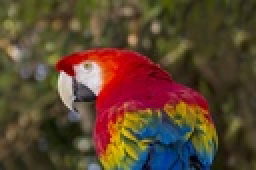
%> input picture projects/image3.jpg, 128 x 85 px, shrunk from 2331 x 1554 before the run (shown 2 times larger)
$ octave part3Deneme.m   (GNU Octave 9; MATLAB toolbox functions it lacks are replaced by stand-ins)
%> lines starting %> are read from the running program, lines starting %| are printed output that depends on the picture
### projects/medianFilter.m
function [medianFilteredImage] = medianFilter(I,M)
N = (sqrt(M)-1)/2;
[i,j]=size(I);
for n = 1 : i
    for m = 1 : j
        arrayLength = 1;
        for a = (n-N) : (n+N)
            for b = (m-N) : (m+N)
                if a < 1 || b < 1 || a > i || b > j
                    Arr(arrayLength) = 0;
                    arrayLength = arrayLength + 1;
                else
                    Arr(arrayLength) = I(a,b);
                    arrayLength = arrayLength + 1;
                end
            end
        end
        sortedArr = sort(Arr);
        medianValue = sortedArr(round(M/2));
        ABC(n,m) = medianValue;
    end
end
medianFilteredImage = ABC;
end

### projects/part3Deneme.m
A=imread('image3.jpg');
%> A is the input picture: size 85x128x3 uint8; mean R, G, B 91.9, 68.6, 47.3
[a,b,c] = size(A);
%> a = 85; b = 128; c = 3
for i = 1:a
    for j = 1:b
        d = double(A(i,j,1))+ double(A(i,j,2)) + double(A(i,j,3));
        B(i,j) = double(d)/3;
    end
end
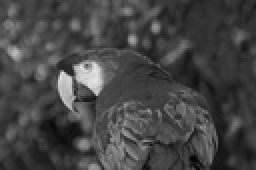
%> B: size 85x128 double (shown 2 times larger); min 1.67, max 231, mean 69.2
C = medianFilter(B,121);
%> after the loop in medianFilter, `for n = 1 : i`:
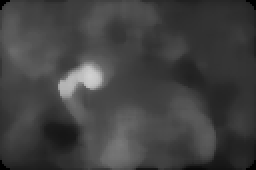
%> ABC: size 85x128 double (shown 2 times larger); min 0, max 208.7, mean 65.7
%> after the loop in medianFilter, `for n = 1 : i`: Arr = 121 values, max 60 at index 39, min 0 at index 7, mean 13.46
imshow(uint8(C))
